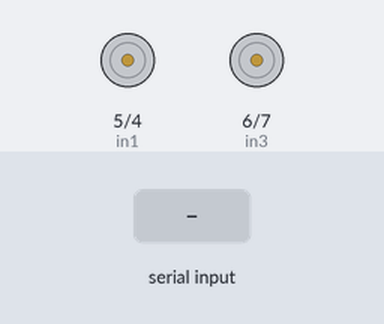
Bench run of a sketch on a simulated Arduino Uno, built with avr-gcc and run on an emulated ATmega328P. Shown: motor-driver pin pairs drawn as motors (green arrow = first pin HIGH = forward, orange = second pin HIGH = backward, longer = more drive). Inputs (shaded band) come from the test bench.

Above: at 1.2 s.
1.3 s: "G" received over Serial
At 3.5 s:
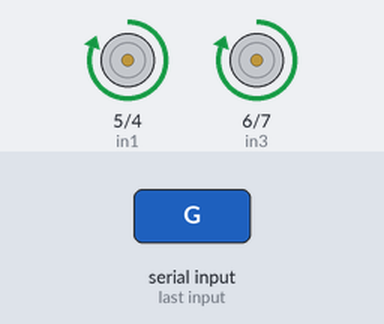
3.8 s: "K" received over Serial
At 5.6 s:
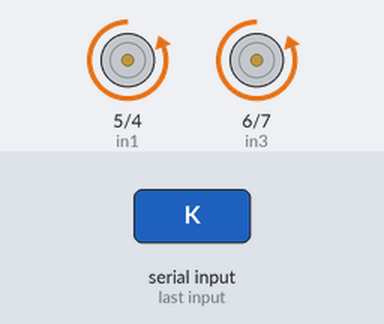
6.2 s: "S" received over Serial
At 8.3 s:
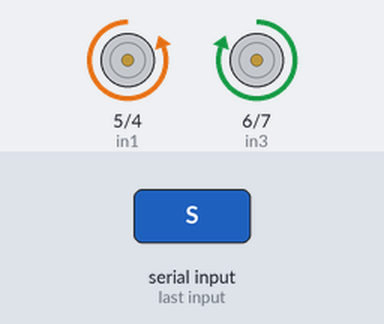
8.6 s: "F" received over Serial
At 10.5 s:
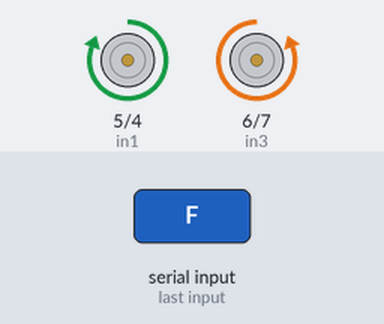
11.1 s: "B" received over Serial
At 13.5 s:
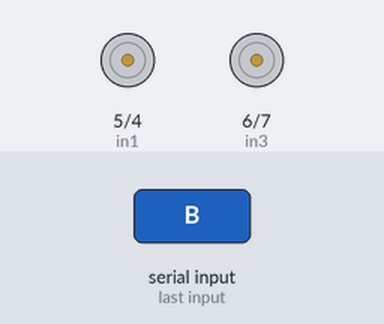
Timing chart, 0 to 14.5 s (numbered marks = the images above; inputs shaded):
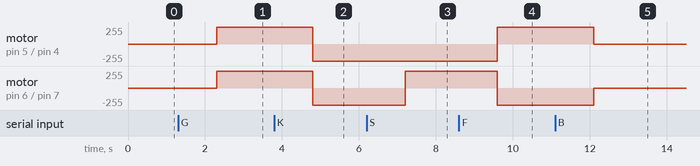

The sketch:

littleflower_copy_20240222124435.ino
```cpp
#include <Servo.h>

// Define the servo objects

// Define the pins for the servos
int in1 = 5;
int in2 = 4;
int in3 = 6;
int in4 = 7;

String data = "";

void setup() {
  Serial.begin(115200);

  pinMode(in1, OUTPUT);
  pinMode(in2, OUTPUT);

  pinMode(in3, OUTPUT);
  pinMode(in4, OUTPUT);
}

void loop() {

  if (Serial.available() > 0)
  {
    data = Serial.readString();
    if(data=="G") //change the string alphabets according to the pyhton code done in the raspberry pi
    {
      forward();

    }

      else if(data=="K")
    {
      backward();

    }
      else  if(data=="S")
    {
      left();

    }
      else  if(data=="F")
    {
      right();

    }
      else  if(data=="B")
    {
      stopMotors();

    }
  }
}

void forward() {
  digitalWrite(in1, HIGH);
  digitalWrite(in2, LOW);
  digitalWrite(in3, HIGH);
  digitalWrite(in4, LOW);
}

void backward() {
  digitalWrite(in1, LOW);
  digitalWrite(in2, HIGH);
  digitalWrite(in3, LOW);
  digitalWrite(in4, HIGH);
}

void left() {
  digitalWrite(in1, LOW);
  digitalWrite(in2, HIGH);
  digitalWrite(in3, HIGH);
  digitalWrite(in4, LOW);
}

void right() {
  digitalWrite(in1, HIGH);
  digitalWrite(in2, LOW);
  digitalWrite(in3, LOW);
  digitalWrite(in4, HIGH);
}

void stopMotors() {
  digitalWrite(in1, LOW);
  digitalWrite(in2, LOW);
  digitalWrite(in3, LOW);
  digitalWrite(in4, LOW);
}
```

Measured:
- after the input at 1.3 s, motor on pin 5 (in1) / pin 4 (in2), motor on pin 6 (in3) / pin 7 (in4): stopped → forward 255/255 after 1.0 s
- after the input at 3.8 s, motor on pin 5 (in1) / pin 4 (in2), motor on pin 6 (in3) / pin 7 (in4): forward 255/255 → backward 255/255 after 1.0 s
- after the input at 6.2 s, motor on pin 6 (in3) / pin 7 (in4): backward 255/255 → forward 255/255 after 1.0 s
- after the input at 8.6 s, motor on pin 5 (in1) / pin 4 (in2): backward 255/255 → forward 255/255 after 1.0 s; motor on pin 6 (in3) / pin 7 (in4): forward 255/255 → backward 255/255 after 1.0 s
- after the input at 11.1 s, motor on pin 5 (in1) / pin 4 (in2): forward 255/255 → stopped after 1.0 s; motor on pin 6 (in3) / pin 7 (in4): backward 255/255 → stopped after 1.0 s
